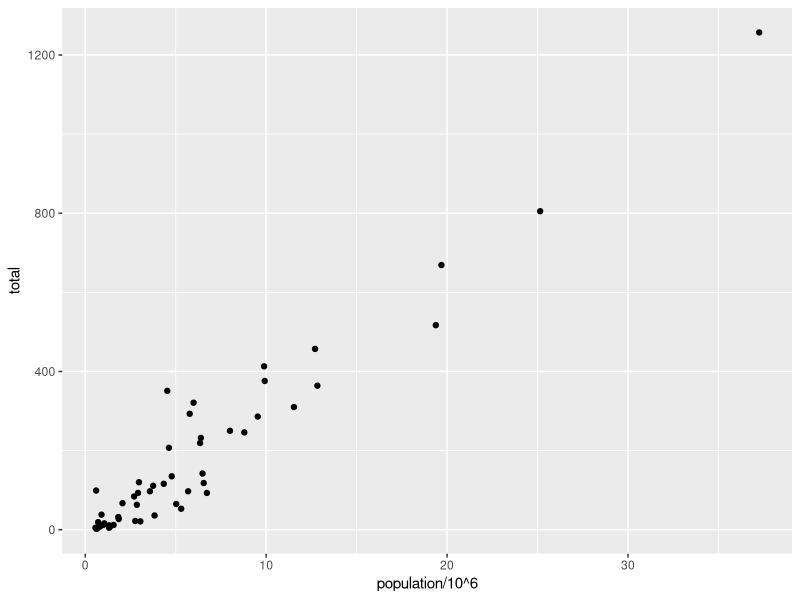
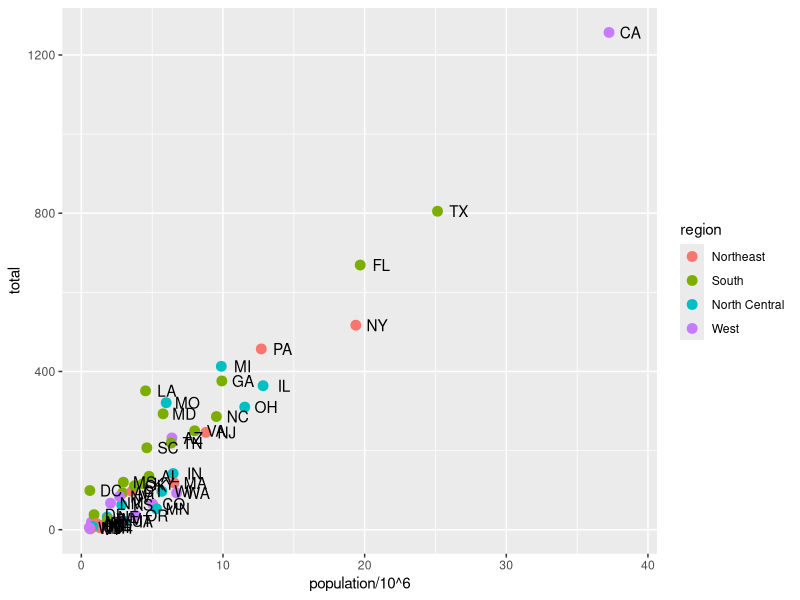

Generate these figures, in order, with R: (Note: this script raises an error after producing the figures.)
# Script to plot US murder rates by state
library(dslabs)
library(tidyverse)
library(maps)
library(viridis)

# Check structure of murder data
head(murders)

# Basic plot via piped data (default first argument of aes is x, second is y)
murders %>%
  ggplot() + geom_point(aes(population/10^6, total))

# Add labels using abbrev. colum, and colour by region
murders |> ggplot(aes(population/10^6, total, label = abb)) +
  geom_point(aes(color = region), size = 3) +
  geom_text(nudge_x = 1.5)

#Side note - the %>% pipe I learnt now has a   R alternative!
#Read more here - https://www.tidyverse.org/blog/2023/04/base-vs-magrittr-pipe/
# As far as I can see |> (base R) is simpler, and main diff is that you
# can't use "." to direct what you're piping:
#e.g. 
murders %>% head(.) #works
#but
murders |> head(.) # doesn't work

#it'smylife - let's use the fancier pipe as standard for old times sake

#Let's log the axes to space the data better. Adjust jitter on labels and
#don't pre-transform the population
murders %>% ggplot(aes(population, total, label = abb)) +
  geom_point(aes(color = region), size = 3) +
  geom_text(nudge_y = 0.1) +
  scale_x_log10() +
  scale_y_log10()

# Now minimal version
murders %>% ggplot(aes(population, total, label = abb)) +
  geom_point(aes(color = region), size = 3) +
  geom_text(nudge_y = 0.1) +
  scale_x_log10() +
  scale_y_log10() +
  theme_minimal()

# Add titles
murders %>% ggplot(aes(population, total, label = abb)) +
  geom_point(aes(color = region), size = 3) +
  geom_text(nudge_y = 0.1) +
  scale_x_log10() +
  scale_y_log10() +
  theme_minimal() + 
  labs(title = "US gun murders in 2010")

# Calculate overall average murders per person population
r <- murders |> 
  summarize(rate = sum(total)/sum(population)) |> 
  pull(rate)

# #Add murder rate as line
# murders |> ggplot(aes(population, total, label = abb)) +
#   geom_point(aes(color = region), size = 3) +
#   geom_text(nudge_y = 0.1) +
#   geom_abline(slope=log(r), lty=2, color="black") +
#   scale_x_log10() +
#   scale_y_log10() +
#   theme_minimal() + 
#   labs(title = "US gun murders in 2010")
# #WHERE'S MY LINE -line not visible

# Do the book version as sense check:
r2 <- murders %>%
  summarize(rate = sum(total)/sum(population)*10^6) %>%
  pull(rate)

murders %>%
  ggplot(aes(population/10^6, total, label = abb)) +
  geom_point(aes(color = region), size = 3) +
  geom_text(nudge_x = 1.5) +
  geom_abline(intercept = log10(r2), lty = 2, color = "darkgrey") +
  theme_minimal() + 

##The above (from the book) does not give what we want - gives a line with 
#gradient 1 and intercept near 0 (1.48). 

#So switch - use log10(r) as the slope, and intercept as 0
# (no people = no deaths, hopefully ;) 
murders %>%
  ggplot(aes(population/10^6, total, label = abb)) +
  geom_point(aes(color = region), size = 3) +
  geom_text(nudge_x = 1.5) +
  geom_abline(slope = r2, intercept = 0, lty = 2, color = "darkgrey") +
  theme_minimal() 

##GRAPH BELOW SAVED IN OUTPUT--------------------------------------------------
# NICE - got there. Now add in log10 for axes (and intercept):
murders %>%
  ggplot(aes(population/10^6, total, label = abb)) +
  geom_point(aes(color = region), size = 3) +
  geom_text(nudge_y = -0.05, color="grey60") +
  geom_abline(slope = log10(r2), intercept = 1,
              lty = 2, color = "black", linewidth=0.8) +
  scale_x_log10() +
  scale_y_log10()+
  theme_minimal() +
  labs(title = "US gun murders in 2010") +
  xlab("Log10(State population [millions])") +
  ylab("Log10(Total gun murders)")
#NOTE - intercept must be 1 as log10(0) = 1

#OK so let's go back to my slightly altered graph
#We're using r not r2 - these are the same but r2 had pop/10^6


#TURN THE BELOW TO STACK EXCHANGE QUESTIONS------------------------------------
#Add murder rate as line
# murders %>%
#   ggplot(aes(population, total, label = abb)) +
#   geom_point(aes(color = region), size = 3) +
#   geom_text(nudge_y = 0.1) +
#   theme_minimal()  +
#   labs(title = "US gun murders in 2010") +
#   xlim(0, NA) +
#   ylim(0, NA) +
#   geom_abline(slope=r, intercept=0, lty=2, color="black") 
# #FIXED - key thing was making sure origin is plotted using xlim
# #however this also removes the log scale
# 
# #Also tried putting axes on log scale and changing intercept to 
# #small (non-zero) number 0.0001, but this didn't work
# murders %>%
#   ggplot(aes(population, total, label = abb)) +
#   geom_point(aes(color = region), size = 3) +
#   geom_text(nudge_y = 0.1) +
#   theme_minimal()  +
#   geom_abline(slope=r, intercept=0.0001, lty=2, color="black") +
#   labs(title = "US gun murders in 2010") +
#   scale_x_log10() +
#   scale_y_log10() 
# 
# # The below works, by transforming the co-ordinates instead!!!
# #Seems to relate to this (unresolved) 
# # bug https://github.com/tidyverse/ggplot2/issues/46
# murders %>%
#   ggplot(aes(population, total, label = abb)) +
#   geom_point(aes(color = region), size = 3) +
#   geom_text(nudge_y = 0.1) +
#   theme_minimal()  +
#   geom_abline(slope=r, intercept=0.0001, lty=2, color="black") +
#   labs(title = "US gun murders in 2010") +
#   coord_trans(y="log10", x="log10")


# Final version - let's avoid the bug and transform the data instead

#Calculate murder rate per m

murders %>%
  ggplot(aes(population/10^6, total, label = abb)) +
  geom_point(aes(color = region), size = 3) +
  geom_text(nudge_y = 0.1) +
  theme_minimal()  +
  scale_x_log10() +
  scale_y_log10() +
  geom_abline(slope=log10(r2), intercept=1, lty=2, color="black") +
  labs(title = "US gun murders in 2010") +
  xlab("State population (millions)") +
  ylab("Total gun murders")


#Calculate murder rate by region
murd_reg <- murders %>%
  group_by(region) %>%
  mutate(regional_murder_rate = sum(total)/sum(population)*10^6)

r_reg <- unique(murd_reg$regional_murder_rate)


#THIS GRAPH makes average rate lines for each region
#Could update with hex colours to make colours match regions
#Not log
murders %>%
  ggplot(aes(population/10^6, total, label = abb)) +
  geom_point(aes(color = region), size = 3) +
  geom_text(nudge_y = 0.1) +
  theme_minimal()  +
  geom_abline(slope=r_reg, intercept=c(1,1,1,1), lty=2, 
              color=c("green", "purple", "red", "blue")) +
  labs(title = "US gun murders in 2010") +
  xlab("State population (millions)") +
  ylab("Total gun murders")

#THIS GRAPH makes average rate lines for each region
#Need to update with hex colours to make colours match regions
#Log
murders %>%
  ggplot(aes(population/10^6, total, label = abb)) +
  geom_point(aes(color = region), size = 3) +
  geom_text(nudge_y = 0.1) +
  theme_minimal()  +
  scale_x_log10() +
  scale_y_log10() +
  geom_abline(slope=log10(r_reg), intercept=c(1,1,1,1), lty=2, 
              color=c("green", "purple", "red", "blue")) +
  labs(title = "US gun murders in 2010") +
  xlab("State population (millions)") +
  ylab("Total gun murders")

#THIS GRAPH makes average rate lines for each region
#Now try to do it using "lm" and geom smooth
#Not log
murders %>%
  ggplot(aes(population/10^6, total, label = abb)) +
  geom_point(aes(color = region), size = 3) +
  geom_text(nudge_y = 0.5) +
  theme_minimal()  +
  geom_smooth(method = "lm", 
              mapping = aes(population/10^6, total, color=region,),
              se=FALSE) + # need to remove ribbons to plot on single graph
  # facet_grid(cols = ) + need to make it split by region
  labs(title = "US gun murders in 2010") +
  xlab("State population (millions)") +
  ylab("Total gun murders")

##GRAPH BELOW SAVED IN OUTPUT--------------------------------------------------
#THIS GRAPH makes average rate lines for each region
#Now try to do it using "lm" and geom smooth AND with facet grid
# log
murders %>%
  ggplot(aes(population/10^6, total, label=abb)) +
  geom_point(aes(color = region), size = 3) +
  geom_text(nudge_y = 0.1, color="grey60") +
  theme_minimal()  +
  geom_smooth(method = "lm", 
              mapping = aes(color=region)) + # need to remove ribbons to plot on single graph
  facet_grid(cols = vars(region), margins=TRUE) + # need to make it split by region
  labs(title = "US gun murders in 2010") +
  scale_x_log10() +
  scale_y_log10() +
  xlab("Log10(State population [millions])") +
  ylab("Log10(Total gun murders)")

## Nice, now to try and make a chloropleth map showing gun murder rate
# Retrieve the states map data and merge with crime data
#Make dataset of USA states
states_map <- map_data("state") # note that state names are in lower case

#Let's calculate murder rate for each state
murders$rate <- murders$total/murders$population
murders$ratebymil <- murders$total/murders$population*10^6

#we will need to use state names to match murder rate to state names in map data
murders$lowcasestate <- tolower(murders$state)

#Need the same col name to join by that variable, so make additional column
#in states map (region means different things in states_map and murders)
states_map$lowcasestate <- tolower(states_map$region)

#Now add the murders data to the state map data, using lower case state name
#to specify which rows murder data is entered on
murders_map <- left_join(states_map, murders, by = "lowcasestate")

# Map with murder rate per million people
ggplot(murders_map, aes(long, lat, group = group))+
  geom_polygon(aes(fill = ratebymil), color = "white")+
  scale_fill_viridis_c(option = "C") +
  theme_minimal() +
  labs(fill = "Gun murders \nper million people",
       title = "US gun murders in 2010") +
  xlab("Longitude") +
  ylab("Latitude")

#Reviewer said "dark bits are bad right?" so make scale darker with more murder:

##GRAPH BELOW SAVED IN OUTPUT--------------------------------------------------
# Map with murder rate per million people
ggplot(murders_map, aes(long, lat, group = group))+
  geom_polygon(aes(fill = ratebymil), color = "white")+
  #scale_fill_viridis_c(option = "C") +
  scale_fill_gradient(low="white",high=colors()[553]) +
  theme_minimal() +
  labs(fill = "Gun murders \nper million people",
       title = "US gun murders in 2010") +
  xlab("Longitude") +
  ylab("Latitude")
